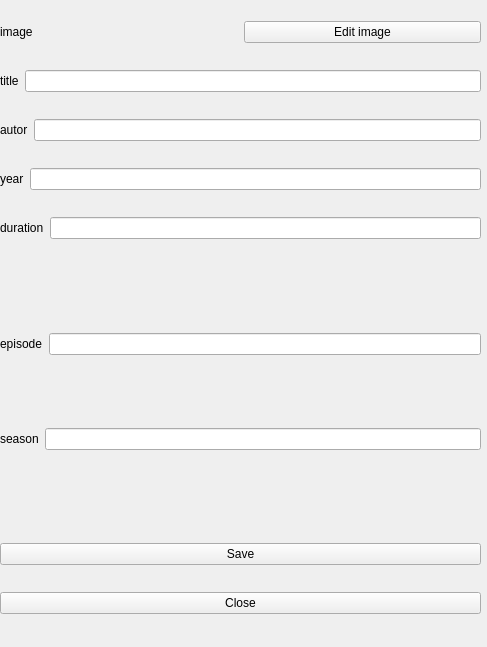
<?xml version="1.0" encoding="UTF-8"?>
<ui version="4.0">
 <class>mediaEditor</class>
 <widget class="QWidget" name="mediaEditor">
  <property name="geometry">
   <rect>
    <x>0</x>
    <y>0</y>
    <width>487</width>
    <height>647</height>
   </rect>
  </property>
  <property name="windowTitle">
   <string>Form</string>
  </property>
  <widget class="QWidget" name="verticalLayoutWidget">
   <property name="geometry">
    <rect>
     <x>0</x>
     <y>0</y>
     <width>481</width>
     <height>641</height>
    </rect>
   </property>
   <layout class="QVBoxLayout" name="verticalLayout">
    <item>
     <layout class="QHBoxLayout" name="horizontalLayout_2">
      <item>
       <widget class="QLabel" name="photoLabel">
        <property name="text">
         <string>image</string>
        </property>
       </widget>
      </item>
      <item>
       <widget class="QPushButton" name="photoButton">
        <property name="text">
         <string>Edit image</string>
        </property>
       </widget>
      </item>
     </layout>
    </item>
    <item>
     <layout class="QHBoxLayout" name="horizontalLayout_5">
      <item>
       <widget class="QLabel" name="titleLabel">
        <property name="text">
         <string>title</string>
        </property>
       </widget>
      </item>
      <item>
       <widget class="QLineEdit" name="titleLine"/>
      </item>
     </layout>
    </item>
    <item>
     <layout class="QHBoxLayout" name="horizontalLayout_4">
      <item>
       <widget class="QLabel" name="authorLabel">
        <property name="text">
         <string>autor</string>
        </property>
       </widget>
      </item>
      <item>
       <widget class="QLineEdit" name="authorLine"/>
      </item>
     </layout>
    </item>
    <item>
     <layout class="QHBoxLayout" name="horizontalLayout_3">
      <item>
       <widget class="QLabel" name="yearLabel">
        <property name="text">
         <string>year</string>
        </property>
       </widget>
      </item>
      <item>
       <widget class="QLineEdit" name="yearLine"/>
      </item>
     </layout>
    </item>
    <item>
     <layout class="QHBoxLayout" name="horizontalLayout">
      <item>
       <widget class="QLabel" name="durationLabel">
        <property name="text">
         <string>duration</string>
        </property>
       </widget>
      </item>
      <item>
       <widget class="QLineEdit" name="durationLine"/>
      </item>
     </layout>
    </item>
    <item>
     <widget class="QStackedWidget" name="stackedWidget">
      <property name="maximumSize">
       <size>
        <width>16777215</width>
        <height>250</height>
       </size>
      </property>
      <property name="currentIndex">
       <number>1</number>
      </property>
      <widget class="QWidget" name="music">
       <widget class="QWidget" name="verticalLayoutWidget_2">
        <property name="geometry">
         <rect>
          <x>0</x>
          <y>0</y>
          <width>481</width>
          <height>251</height>
         </rect>
        </property>
        <layout class="QVBoxLayout" name="verticalLayout_2">
         <item>
          <layout class="QHBoxLayout" name="horizontalLayout_7">
           <item>
            <widget class="QLabel" name="albumLabel">
             <property name="text">
              <string>album</string>
             </property>
            </widget>
           </item>
           <item>
            <widget class="QLineEdit" name="albumLine"/>
           </item>
          </layout>
         </item>
         <item>
          <layout class="QHBoxLayout" name="horizontalLayout_6">
           <item>
            <widget class="QLabel" name="lyricsLabel">
             <property name="text">
              <string>lyric</string>
             </property>
            </widget>
           </item>
           <item>
            <widget class="QPushButton" name="lyricsButton">
             <property name="text">
              <string>Edit lyrics</string>
             </property>
            </widget>
           </item>
          </layout>
         </item>
        </layout>
       </widget>
      </widget>
      <widget class="QWidget" name="podcast">
       <widget class="QWidget" name="verticalLayoutWidget_3">
        <property name="geometry">
         <rect>
          <x>0</x>
          <y>0</y>
          <width>481</width>
          <height>251</height>
         </rect>
        </property>
        <layout class="QVBoxLayout" name="verticalLayout_3">
         <item>
          <layout class="QHBoxLayout" name="horizontalLayout_9">
           <item>
            <widget class="QLabel" name="episodeLabel">
             <property name="text">
              <string>episode</string>
             </property>
            </widget>
           </item>
           <item>
            <widget class="QLineEdit" name="episodeLine"/>
           </item>
          </layout>
         </item>
         <item>
          <layout class="QHBoxLayout" name="horizontalLayout_8">
           <item>
            <widget class="QLabel" name="seasonLabel">
             <property name="text">
              <string>season</string>
             </property>
            </widget>
           </item>
           <item>
            <widget class="QLineEdit" name="seasonLine"/>
           </item>
          </layout>
         </item>
        </layout>
       </widget>
      </widget>
      <widget class="QWidget" name="audiobook">
       <widget class="QWidget" name="verticalLayoutWidget_4">
        <property name="geometry">
         <rect>
          <x>0</x>
          <y>0</y>
          <width>481</width>
          <height>251</height>
         </rect>
        </property>
        <layout class="QVBoxLayout" name="verticalLayout_4">
         <item>
          <layout class="QHBoxLayout" name="horizontalLayout_11">
           <item>
            <widget class="QLabel" name="readerLabel">
             <property name="text">
              <string>reader</string>
             </property>
            </widget>
           </item>
           <item>
            <widget class="QLineEdit" name="readerLine"/>
           </item>
          </layout>
         </item>
         <item>
          <layout class="QHBoxLayout" name="horizontalLayout_10">
           <item>
            <widget class="QLabel" name="summaryLabel">
             <property name="text">
              <string>summary</string>
             </property>
            </widget>
           </item>
           <item>
            <widget class="QPushButton" name="summaryButton">
             <property name="text">
              <string>PushButton</string>
             </property>
            </widget>
           </item>
          </layout>
         </item>
        </layout>
       </widget>
      </widget>
     </widget>
    </item>
    <item>
     <widget class="QPushButton" name="saveButton">
      <property name="text">
       <string>Save</string>
      </property>
     </widget>
    </item>
    <item>
     <widget class="QPushButton" name="closeButton">
      <property name="text">
       <string>Close</string>
      </property>
     </widget>
    </item>
   </layout>
  </widget>
 </widget>
 <resources/>
 <connections/>
</ui>
